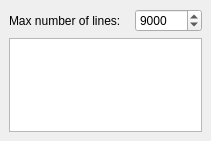
   <widget class="QDockWidget" name="dwLog">
    <property name="geometry">
     <rect>
      <x>570</x>
      <y>220</y>
      <width>211</width>
      <height>141</height>
     </rect>
    </property>
    <property name="windowTitle">
     <string>Log</string>
    </property>
    <widget class="QWidget" name="dockWidgetContents">
     <layout class="QVBoxLayout">
      <property name="spacing">
       <number>6</number>
      </property>
      <property name="leftMargin">
       <number>9</number>
      </property>
      <property name="topMargin">
       <number>9</number>
      </property>
      <property name="rightMargin">
       <number>9</number>
      </property>
      <property name="bottomMargin">
       <number>9</number>
      </property>
      <item>
       <layout class="QHBoxLayout">
        <property name="spacing">
         <number>6</number>
        </property>
        <property name="leftMargin">
         <number>0</number>
        </property>
        <property name="topMargin">
         <number>0</number>
        </property>
        <property name="rightMargin">
         <number>0</number>
        </property>
        <property name="bottomMargin">
         <number>0</number>
        </property>
        <item>
         <widget class="QLabel" name="label_22">
          <property name="text">
           <string>Max number of lines:</string>
          </property>
         </widget>
        </item>
        <item>
         <spacer>
          <property name="orientation">
           <enum>Qt::Horizontal</enum>
          </property>
          <property name="sizeHint" stdset="0">
           <size>
            <width>40</width>
            <height>20</height>
           </size>
          </property>
         </spacer>
        </item>
        <item>
         <widget class="QSpinBox" name="spinBoxMaxNumOfLinesInLog">
          <property name="minimum">
           <number>1</number>
          </property>
          <property name="maximum">
           <number>999999</number>
          </property>
          <property name="value">
           <number>9000</number>
          </property>
         </widget>
        </item>
       </layout>
      </item>
      <item>
       <widget class="QTextEdit" name="textEditLog"/>
      </item>
     </layout>
    </widget>
   </widget>
